Frame 1 (no input): blank canvas, image omitted
Frame 60 (no input): blank canvas, image omitted
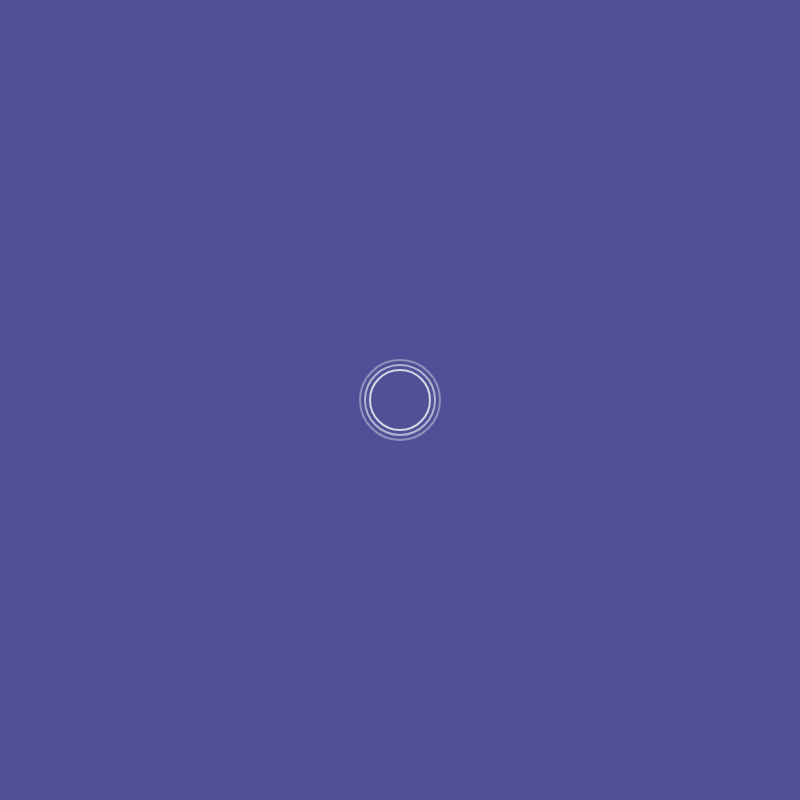
Frame 120 (the mouse pressed at the canvas centre since frame 60)

The p5.js sketch whose frames 1 and 60 were blank and that drew this single picture after the mouse press (run headless with seeded random() and noise() and a simulated clock; from frame 60 on, the mouse is pressed at the canvas centre):

// p5.js sketch
// ── sketch.js
let ripple_x = 0;
let ripple_y = 0;
let ripple_d = 0;

let ripplers = [];

class Rippler {
  constructor(x, y) {
    this.x = x;
    this.y = y;
    this.d = 0;
    this.alpha = 255;
  }
  draw() {
    this.d += 1;
    this.alpha -= 1;

    // Draw three circles with decreasing opacity as they get larger
    for (let i = 0; i < 3; i++) {
      let diameter = this.d + i * 10; // Each circle grows by 10 pixels in diameter
      stroke(255, 255, 255, this.alpha - (i * 50)); // Set the stroke color with calculated opacity
      circle(this.x, this.y, diameter);
    }
  }
}

function setup() {
  createCanvas(800, 800);
}

function draw() {
  background(80, 80, 150);
  strokeWeight(2);
  noFill();

  for (let i = ripplers.length - 1; i >= 0; i--) {
    ripplers[i].draw();
    // Remove the Rippler if its diameter exceeds 50
    if (ripplers[i].d > 255) {
      ripplers.splice(i, 1);
    }
  }
}

function mousePressed() {
  ripple_x = mouseX;
  ripple_y = mouseY;
  ripple_d = 0;

  ripplers.push(new Rippler(mouseX, mouseY));
  console.log(ripplers);
}
